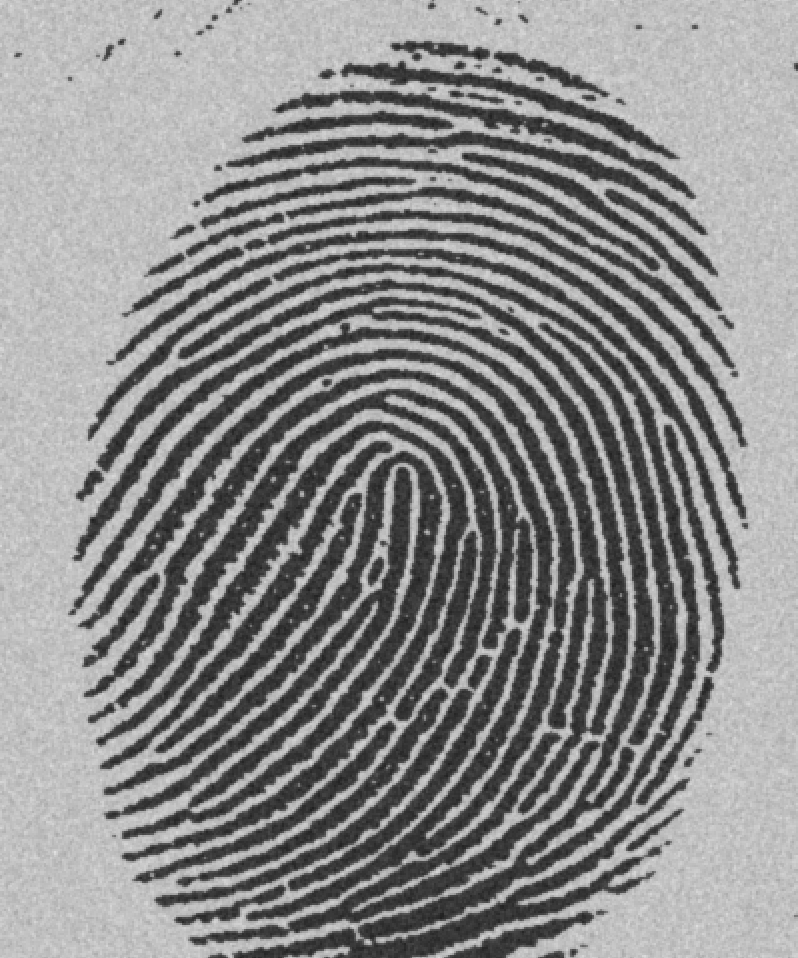
#> input picture imagens/fingerPrint.png, 798 x 958 px, found by its file name
$ jupyter execute 'Atividade 1 - Parte B.ipynb'
#> lines starting #> are read from the running program, lines starting #| are printed output that depends on the picture; after the words box and inside, x2 and y2 are one past the last pixel; in counts of white or black regions, pixels touching at a corner belong together; long printed decimals are rounded
<h1>Atividade 1 - Parte B – Reconhecimento de Imagens e Visão Computacional</h1>

Aluno: Aderson Lucas Guimarães Mendonça Medeiros<br>
Matrícula: 1831143043

1) Escreva um programa em que o limiar seja estimado automaticamente usando a técnica de Global Thresholding. A saída deve ser uma imagem binarizada e a entrada de ser a imagem fingerPrint.png. Qual a relação que existe entre o limiar e o número de iterações?

[cell 1]
import cv2
import numpy as np
import matplotlib.pyplot as plt

[cell 2]
# Carregar imagem
image = cv2.imread('imagens/fingerPrint.png', cv2.IMREAD_GRAYSCALE)
#> image is the input picture: shape (958, 798); min 29, max 224, mean 140

[cell 3]
def find_global_threshold(image_fgt, threshold_fgt, error_fgt):
#> called with threshold_fgt = 140, error_fgt = 0.5
    threshold_initial = threshold_fgt
#> threshold_initial = 140
    threshold_final = -1
    error = threshold_final - threshold_initial
#> error = -141
    image_fgt_final = image_fgt.copy()
    i = 0
    while abs(error) > error_fgt:
        upper_class = image_fgt_final[image_fgt_final >= threshold_initial]
        lower_class = image_fgt_final[image_fgt_final < threshold_initial]
        upper_class_mean = 0 if upper_class.size == 0 else np.mean(upper_class)
        lower_class_mean = 0 if lower_class.size == 0 else np.mean(lower_class)
        threshold_final = np.mean([upper_class_mean, lower_class_mean])
        error = threshold_final - threshold_initial
        threshold_initial = threshold_final
        i += 1
#> this loop made 2 passes
#> (upper_class_mean, lower_class_mean, threshold_final, error, threshold_initial, i) on passes 1 to 2: (186.9, 64.41, 125.6, -14.32, 125.6, 1), (186.7, 64.04, 125.4, -0.264, 125.4, 2)
#> after the loop, i = 2
    print('threshold inicial:',threshold_initial)
#| threshold inicial: 125.386
    print('threshold final:',threshold_final)
#| threshold final: 125.386
    image_fgt_final[image_fgt_final < threshold_final] = 0
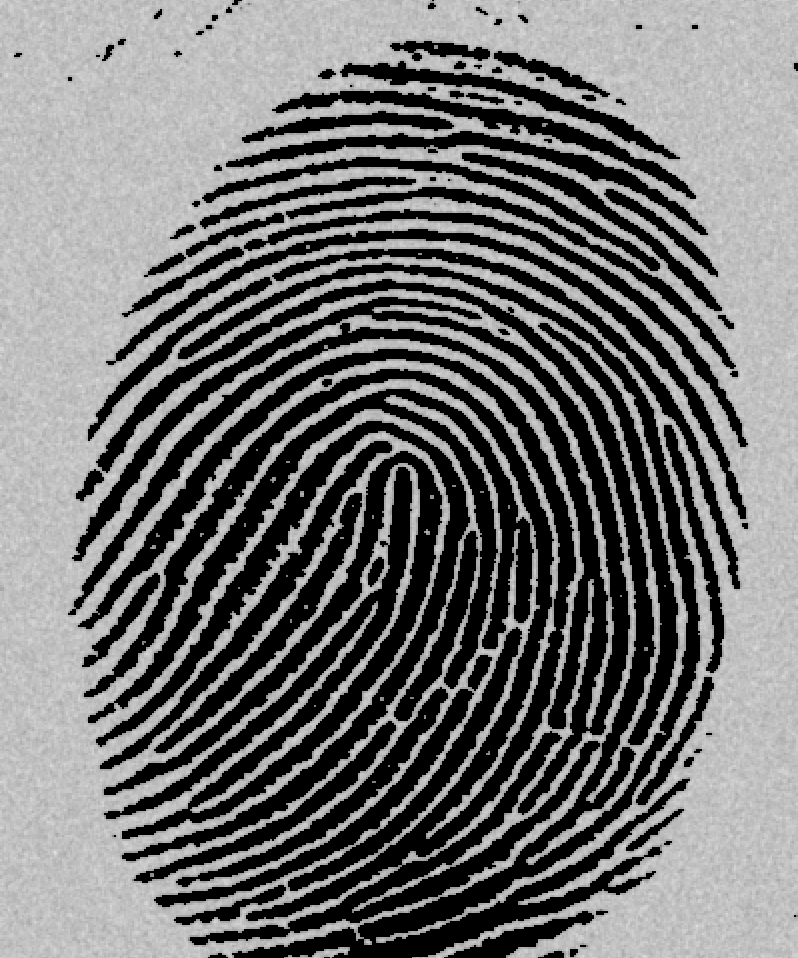
#> image_fgt_final: shape (958, 798); min 0, max 224, mean 115.6
    image_fgt_final[image_fgt_final >= threshold_final] = 255
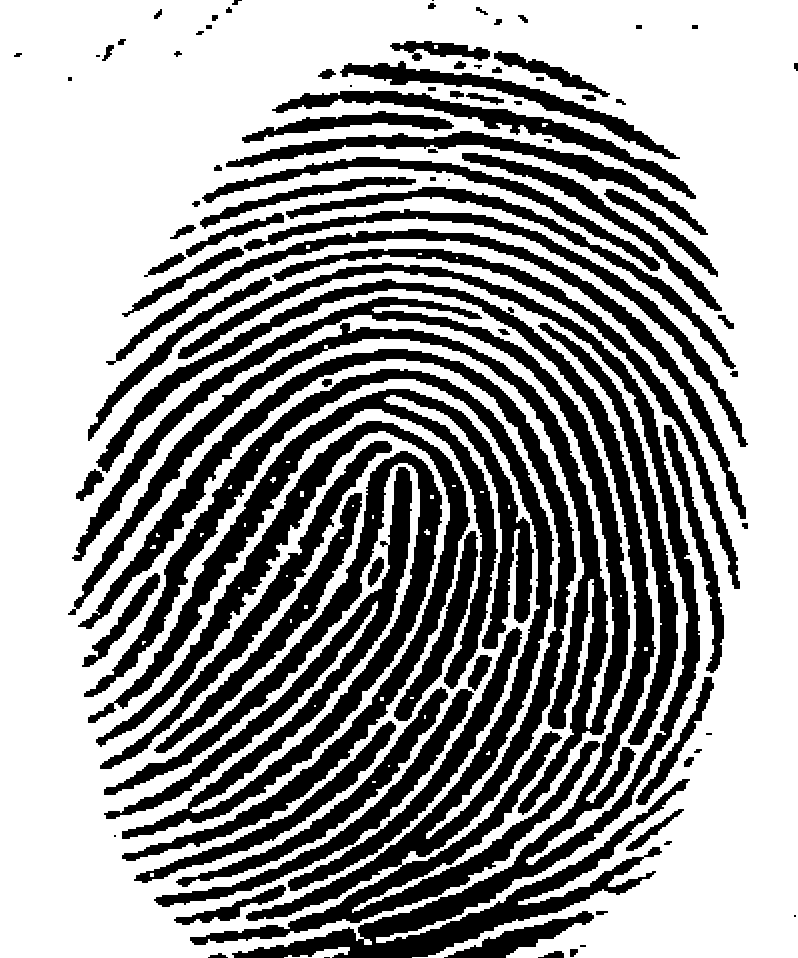
#> image_fgt_final: shape (958, 798); 61.9% white; 97 black regions (10 under 20 px), largest, box (x1, y1, x2, y2) and area: (78, 349, 600, 945) 43740, (96, 263, 700, 958) 40222, (68, 297, 630, 815) 29700
    return image_fgt_final, i

[cell 4]
image_binary, iterations = find_global_threshold(image, np.mean(image), 0.5)
#> iterations = 2
image_binary_compare, iterations_compare = find_global_threshold(image, 50.0, 0.5)
#> the loop in find_global_threshold (call 2), `while abs(error) > error_fgt:` made 4 passes
#> (upper_class_mean, lower_class_mean, threshold_final, error, threshold_initial) on passes 1 to 4: (145.3, 45.74, 95.52, 45.52, 95.52), (183.9, 61.88, 122.9, 27.39, 122.9), (186.7, 64.02, 125.4, 2.46, 125.4), (186.7, 64.04, 125.4, 0.0196, 125.4)
#| threshold inicial: 125.386
#| threshold final: 125.386
#> iterations_compare = 4

[cell 5]
# Mostra a imagem obtida com chute inicial para o limiar de decisão igual a média dos pixels da imagem
cv2.imshow('image', image_binary)
cv2.waitKey()
# Obteve-se uma quantidade de iterações igual a 2
print(iterations)
#| 2

[cell 6]
# Mostra a imagem obtida com chute inicial para o limiar de decisão igual a 50
cv2.imshow('image', image_binary_compare)
cv2.waitKey()
# Obteve-se uma quantidade de iterações igual a 4
print(iterations_compare)
#| 4

[cell 7]
# Histograma para distribuição da intensidade dos pixels
plt.hist(image.flatten())
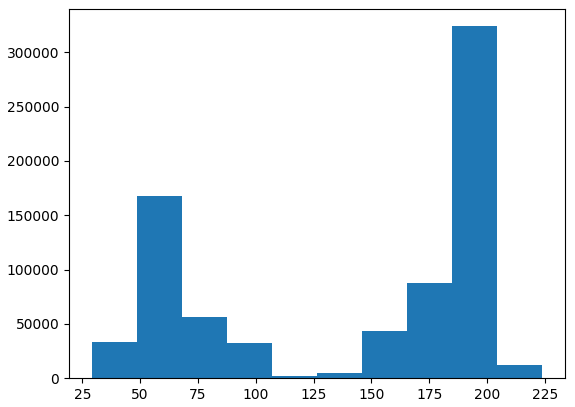
#> figure drawn by matplotlib, 1 panel; tallest bar 324050 high, from x = 185 to 204.5

É possível observar que o chute inicial igual à media dos pixels está mais próximo do divisor final, enquanto o valor de 50 está mais distante.

Resposta: A relação entre o limiar de decisão e a quantidade de iterações é bastante forte, pois dependendo do chute inicial que é dado para o limiar o algoritmo pode convergir de forma muito lenta para o valor global ótimo. Dessa forma, é possível afirmar a relaçao diretamente positiva entre esses dois valores, ou seja, quanto maior o erro no chute inicial maior a quantidade de iterações se torna.

2) A imagem abaixo possui círculos e quadrados de vários tamanhos. Alguns objetos possuem um ou dois buracos dentro deles. Faça um algoritmo que use operações morfológicas e lógicas para responder as perguntas abaixo.

[cell 8]
# Carrega a imagem e normaliza para um intervalo entre 0 e 1
image_shapes = cv2.imread('imagens/blocks.png', cv2.IMREAD_GRAYSCALE)
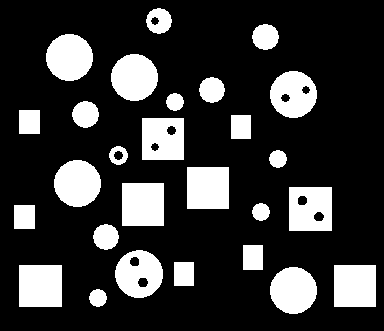
#> input picture imagens/blocks.png, 384 x 331 px, found by its file name
#> image_shapes: shape (331, 384); 21.3% white; 27 white regions
# image_shapes = (image_shapes - np.min(image_shapes))/(np.max(image_shapes) - np.min(image_shapes))
thresh, im_binary = cv2.threshold(image_shapes.copy(), 128, 255, cv2.THRESH_BINARY)

[cell 9]
# Show image
cv2.imshow('image', im_binary)
cv2.waitKey()

(a)Que fração dos pixels da imagem são brancos? Quantos objetos a imagem possui?

[cell 10]
# Calcula a proporção de pixels brancos contando o total de pixel brancos e pretos
fracao_branco = np.unique(im_binary, return_counts=True)[1][1]/im_binary.size
#> fracao_branco = 0.213
print('O percentual de pixels brancos na imagem é: {:.2f}%'.format(100*fracao_branco))
#| O percentual de pixels brancos na imagem é: 21.25%

[cell 11]
# Obter os contornos das formas encontradas e a hierarquia entre os contornos obtidos
contorno, hierarquia = cv2.findContours(im_binary, cv2.RETR_TREE, cv2.CHAIN_APPROX_SIMPLE)
#> contorno = 37 contours; largest, box (x1, y1, x2, y2) and area: (289, 187, 332, 231) 1806, (115, 250, 163, 298) 1728, (19, 265, 62, 307) 1722, (122, 183, 164, 226) 1722, (334, 265, 376, 307) 1681
hierarquia = hierarquia.reshape(-1,4)

[cell 12]
# Utilizando a hierarquia que retorna os respectivamte o indice da contorno seguinte, o indice do contorno anterior,
# o indice do primeiro filho e o indice do contorno pai. Quando inexistirem o valor padrão é 0.
print('Array de hierarquia do primeiro objeto :', hierarquia[0],'\n')
#| Array de hierarquia do primeiro objeto : [ 1 -1 -1 -1]
print('Array de hierarquia do segundo objeto :', hierarquia[1],'\n')
#| Array de hierarquia do segundo objeto : [ 2  0 -1 -1]

[cell 13]
# Contar todos os contornos com indice de pai -1, ou seja, objetos sem pai.
total_objetos = np.unique([objeto[-1] for objeto in hierarquia if objeto[-1] == -1], return_counts=True)
#> total_objetos = ([-1], [27])
contagem_objetos = total_objetos[1]
#> contagem_objetos = [27]
print('Foram encontrados {} objetos.'.format(contagem_objetos[0]))
#| Foram encontrados 27 objetos.

(b)Quantos buracos há na imagem? Quantos objetos têm mais de um buraco?

[cell 14]
# Contar todos os contornos com indice de pai diferente de -1, ou seja, objetos com pai.
total_objetos = np.unique([objeto[-1] for objeto in hierarquia if objeto[-1] != -1], return_counts=True)
#> total_objetos = ([5, 12, 19, 21, 29, 35], [2, 2, 1, 2, 2, 1])
contagem_objetos = total_objetos[1]
#> contagem_objetos = [2, 2, 1, 2, 2, 1]
print('Foram encontrados {} objetos.'.format(np.sum(contagem_objetos)))
#| Foram encontrados 10 objetos.

[cell 15]
# Contar todos os contornos com indice de pai diferente de -1 e com o mesmo pai, ou seja, objetos diferentes
# com mesmo pai.
total_objetos = np.unique([objeto[-1] for objeto in hierarquia if objeto[-1] != -1], return_counts=True)
contagem_objetos = np.unique(total_objetos[1], return_counts=True)
#> contagem_objetos = ([1, 2], [2, 4])
print('Foram encontrados {} objetos.'.format(contagem_objetos[1][1]))
#| Foram encontrados 4 objetos.
